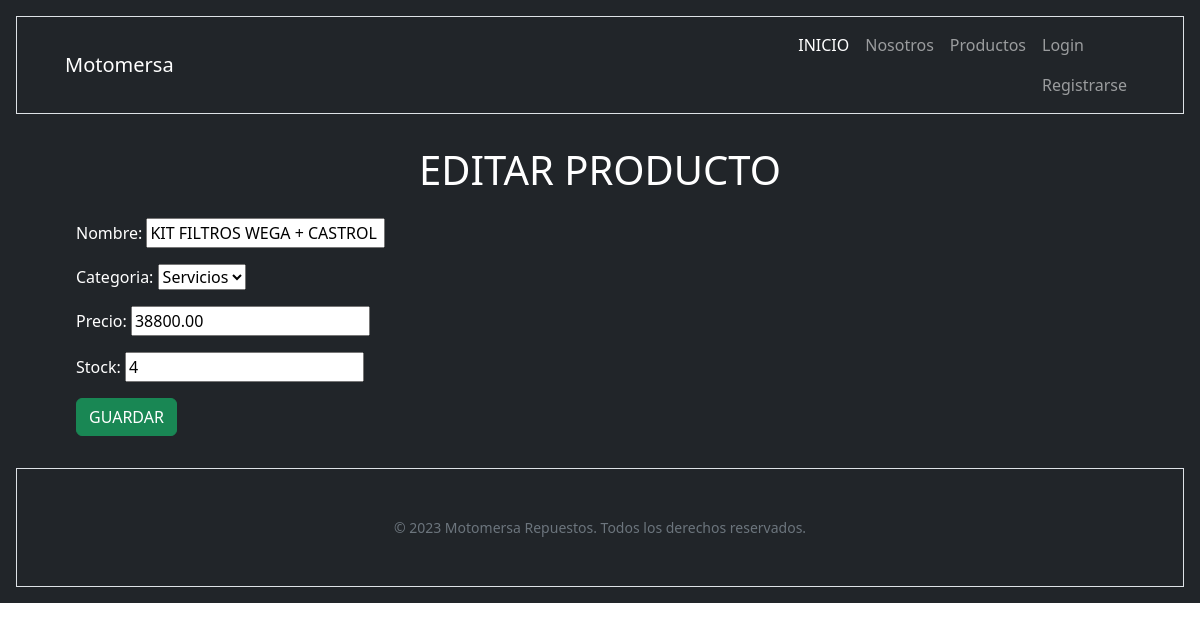
Page /producto/editar/12 on the earlier database version.
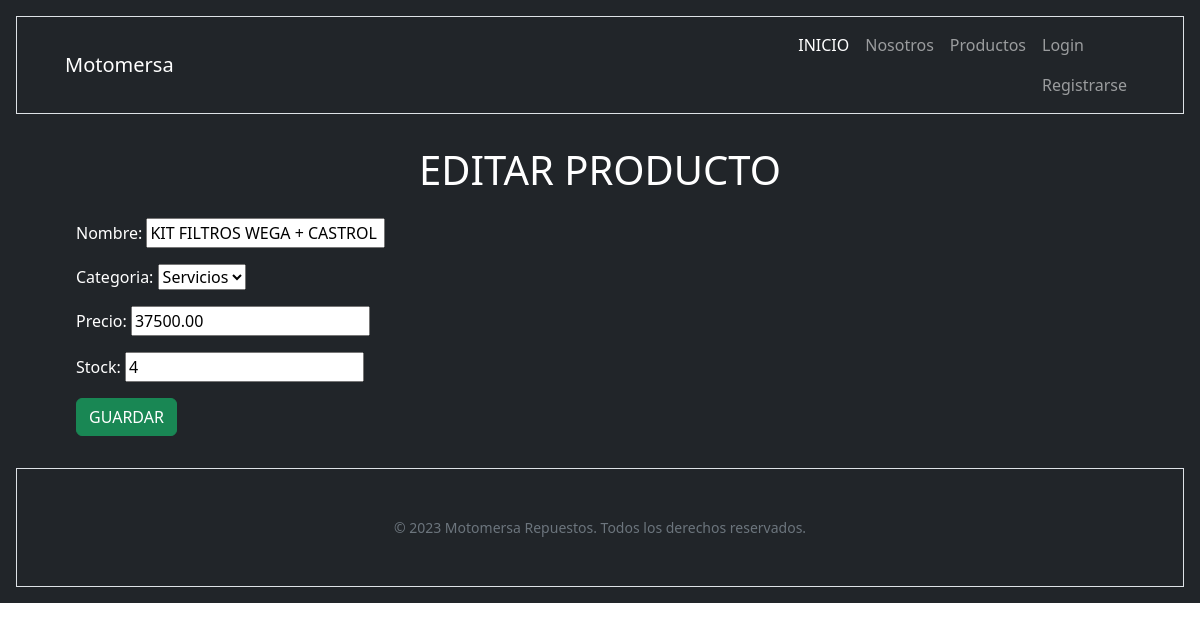
Same page on the later database version.
### producto/models.py (models this page shows, shortened)
class Producto(models.Model):
    nombre = models.CharField(max_length=255, null=False)
    categoria = models.CharField(max_length=50, choices=categorias.tipo_categorias)
    precio = models.DecimalField(max_digits=10, decimal_places=2, null=False)
    stock = models.PositiveIntegerField(default=0)

### producto/views.py (the view)
# urls.py: path('editar/<int:id>', views.editar, name="editar"),
def editar(request, id):
    producto = models.Producto.objects.get(id=id)
    if request.method == "POST":
        form = forms.ProductoForm(request.POST, instance=producto)
        if form.is_valid():
            form.save()
            return redirect("producto:index")
        else:
            return render(request, "producto/editar.html", {"form": form, "id": producto.id})
    else:
        form = forms.ProductoForm(instance=producto)
        return render(request, "producto/editar.html", {"form": form, "id": producto.id})

### producto/forms.py
class ProductoForm(forms.ModelForm):
    class Meta:
        model = models.Producto
        fields = "__all__"

### producto/templates/producto/editar.html (shortened to what this page needs)
{% extends 'core/base.html' %}
{% block contenido_titulo %}
    EDITAR PRODUCTO
{% endblock contenido_titulo %}
{% block contenido %}
    <div class="container">
        <form action="{% url 'producto:editar' id=id %}" method="POST">
            {{ form.as_p }}
            <button class="btn btn-success" type="submit">GUARDAR</button>
        </form>
    </div>
{% endblock contenido %}

Differences in the rows shown:
changed Producto "KIT FILTROS WEGA + CASTROL P1 15/50 KTM DUKE 200 390": precio "38800.00" → "37500.00"
